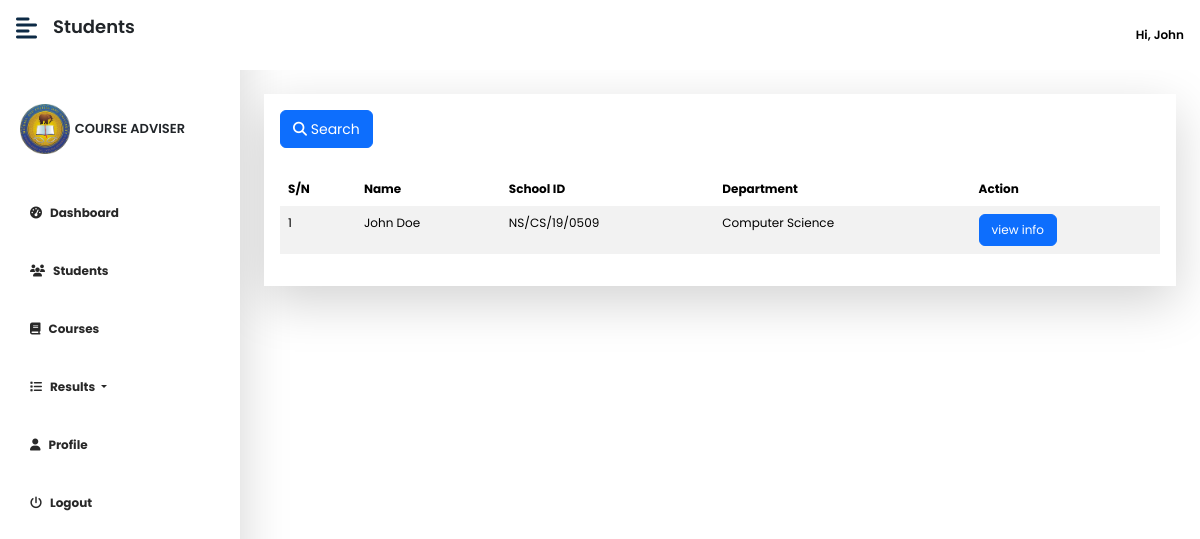
The page /course_adviser/view/students (signed in) on the database its author committed.
### tables this page shows
CREATE TABLE `course_advisor_tb` (
  `id` int(11) NOT NULL,
  `fname` text NOT NULL,
  `lname` text NOT NULL,
  `email` varchar(250) NOT NULL,
  `school_id` varchar(100) DEFAULT NULL,
  `faculty` varchar(200) NOT NULL,
  `password` longtext NOT NULL,
  `image` text DEFAULT NULL,
  `date` timestamp NOT NULL DEFAULT current_timestamp() ON UPDATE current_timestamp()
);

CREATE TABLE `students_tb` (
  `id` int(11) NOT NULL,
  `fname` text NOT NULL,
  `lname` text NOT NULL,
  `email` varchar(200) NOT NULL,
  `school_id` varchar(100) NOT NULL,
  `level` int(11) NOT NULL,
  `faculty` varchar(200) DEFAULT NULL,
  `dept` varchar(200) DEFAULT NULL,
  `image` text DEFAULT NULL,
  `password` longtext NOT NULL,
  `date` timestamp NOT NULL DEFAULT current_timestamp() ON UPDATE current_timestamp()
);

### course_adviser/view/students.php (the view, shortened to what this page needs)
<?php
if(isset($_SESSION['courseAdvisorID'])) {
    require '../../configs/dbh.inc.php';
?>
<!DOCTYPE html>
<html lang="en">
<head>
    <?php include '../../includes/links&scripts.php'; ?>
</head>
<body>
<div class="d-flex" id="wrapper">
        <?php include 'includes/sidebar.php';?>
        <div id="page-content-wrapper">
        <nav class="navbar navbar-expand-lg navbar-light d-flex bg-white fixed-top py-3 px-3" style="justify-content:space-between;">
               <div class="d-flex">
                    <div><i class="fas fa-align-left fs-4 me-3" style="color:#0d2a45ff;" id="menu-toggle"></i></div>
                    <div><p class="display-6" style="font-size: large;font-weight:600;">Students</p></div>
               </div>
               <?php include 'includes/cousrseadvisornavbar.php';?>
            <div class="container-fluid px-4 py-4">
                <div class=" mt-3 shadow-lg " style="overflow:hidden">
                        <div class="p-3 bg-white">
                            <div>
                            <a href="#" class="btn btn-primary rounded mb-4" style="color:#fff;" data-bs-toggle="modal" data-bs-target="#myModal"><small><i class="fa fa-search"></i> Search</small></a>
<?php
             $sql = "SELECT id, fname, lname, school_id, dept, faculty  FROM students_tb WHERE  faculty = '{$faculty}' ORDER BY id DESC";
             $result = mysqli_query($con, $sql);
             $num = 1;
             if(mysqli_num_rows($result) > 0) {?>
             <div class="table-responsive">
                            <table class="table table-striped table-borderless ">
                                    <thead>
                                        <tr>
                                        <th scope="col">S/N</th>
                                        <th scope="col">Name</th>
                                        <th scope="col">School ID</th>
                                        <th scope="col">Department</th>
                                        <th scope="col">Action</th>
                                        </tr>
                                    </thead>
                                    <tbody>
                                    <?php
                                            while($row = mysqli_fetch_array($result)) {
                                    ?>
                                        <tr>
                                            <td><?php echo $num++;?></td>
                                            <td><?php echo $row['fname'] . ' ' . $row['lname'];?></td>
                                            <td><?php echo strtoupper($row['school_id']);?></td>
                                            <td><?php echo $row['dept'];?></td>
                                            <td>
                                                <a href="viewstudent?id=<?php echo $row['id'];?>" class="btn btn-primary" style="font-size:12px;">  view info </a>
                                            </td>
                                        </tr>
                                        <?php } ?>
                                    </tbody>
                                    </table>
                                    </div>
                                <?php
                                } else {
                                ?>
                                    <div class="alert alert-danger" style=""role="alert">
                                        Students will show here
                                    </div>
                                <?php
                                }
                            ?>
                                </div>
                            </div>
                        </div>
                    </div>
                </div>
            </div>
</body>
</html>
<?php } else {
    header('Location: index');
}
?>

### course_adviser/view/includes/cousrseadvisornavbar.php (shortened to what this page needs)
<?php
    $id = $_SESSION['courseAdvisorID'];
    $sql = "SELECT id, faculty, image, fname, lname, school_id, email FROM course_advisor_tb WHERE id = '{$id}'";
    $result = mysqli_query($con, $sql);
    $row = mysqli_fetch_assoc($result);
    $faculty = $row['faculty'];
?>
<div class="d-flex" style="gap:1rem;align-items:center;">
                    <div>
                    <div class="dropdown">
                        <button id="dropbtn" onclick="dropdownFunction()" class="bg-white" style="font-weight:600"><i class="fa fa-user-o" style="font-size:large;"  ></i> Hi, <?php echo $row['fname'];?></button>
                    </div>
               </div>
            </nav>
            <br><br><br>

### assets/css/dashboard.css (style rules this page uses)
:root { --main-bg-color: #009d63!important; --main-text-color: #009d63!important; --second-text-color: #ffffff!important; --second-bg-color: #ffffff!important; }
#wrapper { overflow-x: hidden!important; background: #fff!important; }
#page-content-wrapper { min-width: 100vw!important; overflow-y: scroll!important; height: 100vh!important; }
#menu-toggle { cursor: pointer!important; }
@media (min-width: 768px) { #page-content-wrapper { min-width: 0!important; width: 100%!important; } }

### assets/css/main.css (style rules this page uses)
* { box-sizing: border-box; margin: 0; }
body { font-family: "Poppins", Sans-serif !important; transition: .5s; background-color: #fff !important; font-size: 12px !important; }
#dropbtn { padding: 0px; border: none; cursor: pointer; }
.dropdown { float: right; position: relative; display: inline-block; }

### rows shown on the page
course_advisor_tb: fname "John"
students_tb: fname "John", lname "Doe", school "NS/CS/19/0509", dept "Computer Science"
